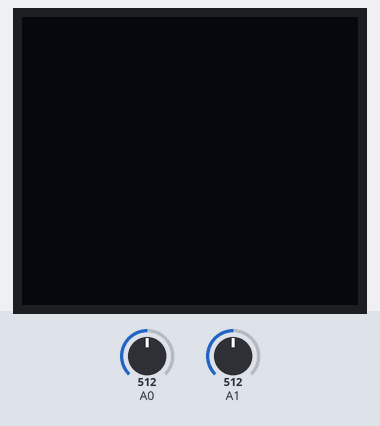
A sketch run on a simulated Arduino Uno, built with avr-gcc and run on an emulated ATmega328P. Shown: 112×96 one-colour display. The inputs (shaded band) are chosen by the test bench; at power-on: A0 = 512, A1 = 512.

Above: at 1.2 s.
1.3 s: A0 set to 716
At 1.46 s:
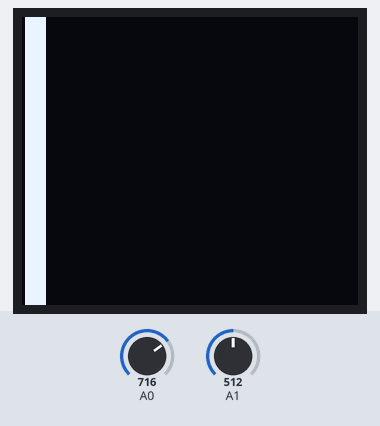
2.8 s: A1 set to 716
At 2.97 s:
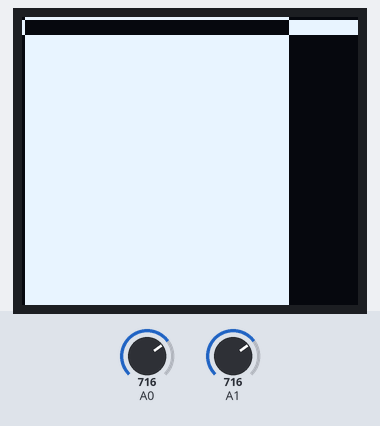
4.3 s: A0 set to 900
At 4.47 s:
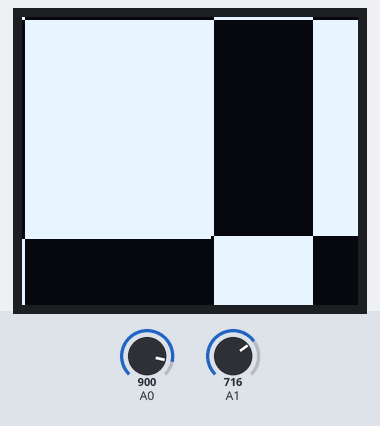
5.8 s: A1 set to 900
At 5.97 s:
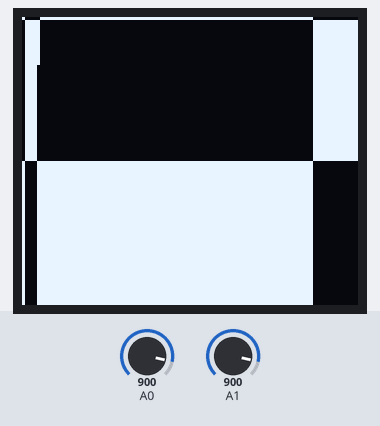
7.3 s: A0 set to 511
At 7.47 s:
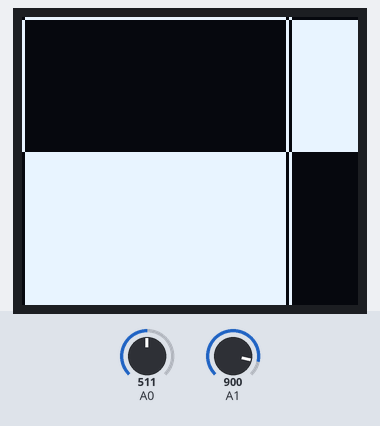
8.8 s: A1 set to 511
At 8.97 s:
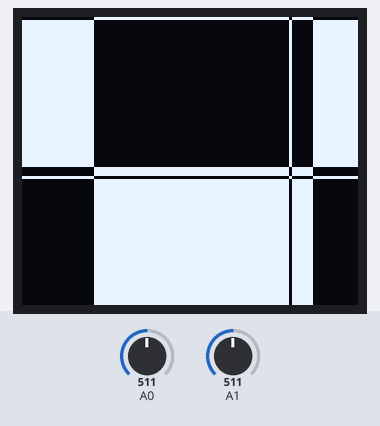
Timing chart, 0 to 11.3 s (numbered marks = the images above; inputs shaded):
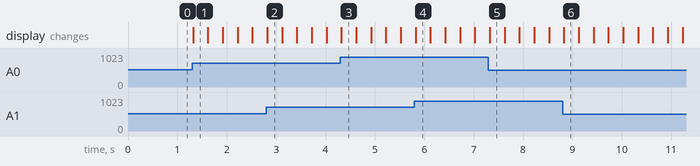

Measured:
- after the input at 1.3 s, the display: changes at once (image 1)

The sketch:

pixel-runner.ino
```cpp
#include <TVout.h>
#include "Axis.h"

TVout TV;

int screen_width = 112;
int screen_height = 96;
Axis X(0, screen_width);
Axis Y(1, screen_height);

void setup() {
  TV.begin(NTSC, screen_width, screen_height);
}

void loop() {
  X.updateSpeed();
  Y.updateSpeed();
  if(X.updateCounter()) {
    TV.draw_column(X.location, 0, screen_height, 2);
  }
  if(Y.updateCounter()) {
    TV.draw_row(Y.location, 0, screen_width, 2);
  }
}
```

Axis.cpp
```cpp
#include "Arduino.h"
#include "Axis.h"

int _potMax = 9;

int location = 0;
int speed = 0;
int size;
int _potPin;
int _maxSize;
int _counter = 0;

Axis::Axis(int potPin, int maxSize)
{
  _potPin = potPin;
  _maxSize = maxSize;
}

int Axis::updateCounter() {
  _counter += speed;
  if(_counter > _potMax || _counter < -_potMax) {
    _counter = 0;
    Axis::_updateLocation();
    return 1;
  }
  return 0;
}

void Axis::updateSpeed() {
  speed = map(analogRead(_potPin), 0, 1023, -_potMax, _potMax);
}

void Axis::_updateLocation() {
  if(signbit(speed)){
    location--;
  } else {
    location++;
  }
  if(location > _maxSize) {
    location = 0;
  } else if(location <= 0) {
    location = _maxSize;
  }
}
```

Axis.h
```cpp
#ifndef Axis_h
#define Axis_h

#include "Arduino.h"

class Axis
{
  public:
    Axis(int potPin, int size);
    int size;
    int location;
    int speed;
    int updateCounter();
    void updateSpeed();
  private:
    int _potPin;
    int _counter;
    void _updateLocation();
};
#endif
```
